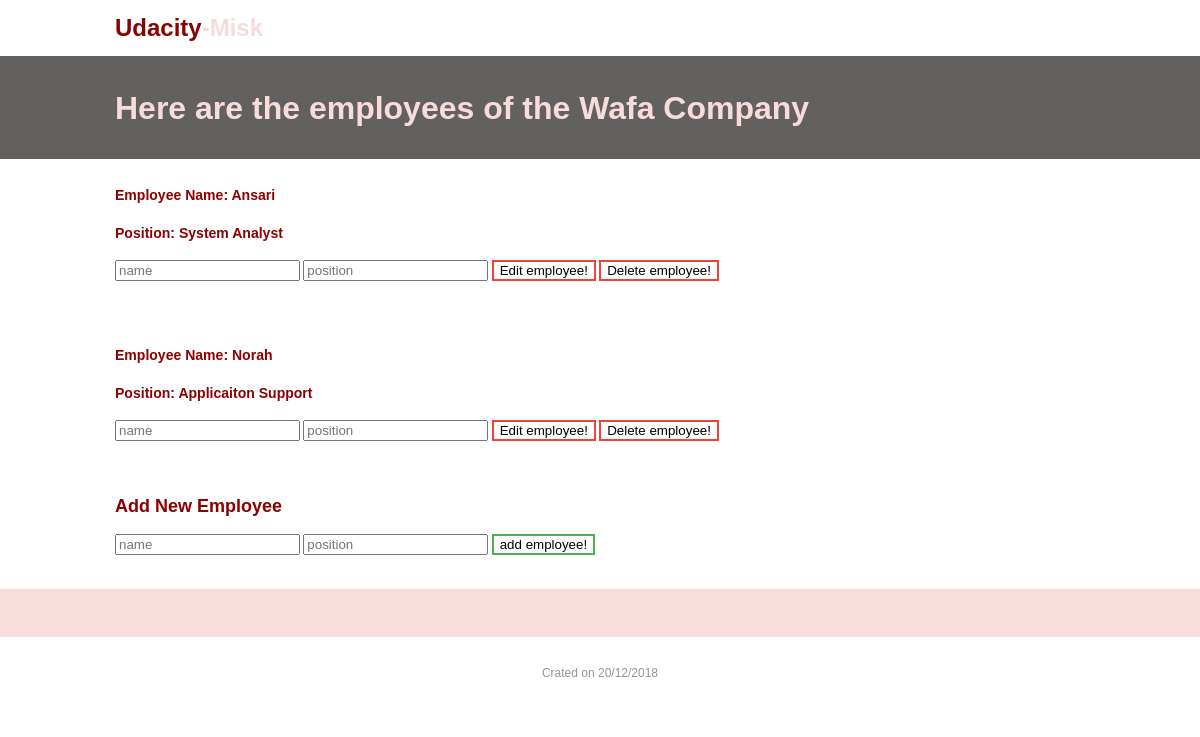
The page /Company/8 on the database its author committed.
### CreateDB.py (models this page shows, shortened)
class Company(Base):
    __tablename__ = 'company'
    id = Column(Integer, primary_key=True)
    name = Column(String(250), nullable=False)

class Employee(Base):
    __tablename__ = 'employee'
    name = Column(String(80), nullable=False)
    id = Column(Integer, primary_key=True)
    position = Column(String(250))
    company_id = Column(Integer, ForeignKey('company.id'))
    company = relationship(Company)
    user_id = Column(Integer, ForeignKey('user.id'))
    user = relationship(User)

### __init__.py (the view)
@app.route('/Company/<int:company_id>', methods=['GET', 'POST'])
def showCompany(company_id):
    company = session.query(Company).filter_by(id=company_id).first()
    employee = session.query(Employee).filter_by(company_id=company_id).all()
    if request.method == 'POST':
        if login_session.get('credentials') is None:  # position
            return redirect(url_for('login'))
        newEmployee = Employee(name=request.form['name'],
                               position=request.form['position'],
                               company_id=company_id,
                               user_id=login_session['user_id'])
        session.add(newEmployee)
        session.commit()
        flash("New employee has been added")
        return redirect(url_for('showCompany', company_id=company_id))
    else:
        return render_template('company.html',
                               company=company,
                               employee=employee)

### templates/company.html (shortened to what this page needs)
<html>
<head>
	<head>
	</head>
<body>
	<div id="page">
		<header id="header">
			<div id="header-inner">
				<div id="logo">
					<h1><a href="/">Udacity<span>-Misk</span></a></h1>
				</div>
			</div>
			<div class="feature">
				<div class="feature-inner">
					<h1>Here are the employees of the {{company.name}}</h1>
				</div>
			</div>
			<a style="font-family:courier; font-size:160%;color:red;">
				{% for i in employee %} </a>
			<div id="content">
				<div id="content-inner">
					<div>
						<h3> <span class="label Name ">Employee Name: </span> {{i.name}}</h3>
						<h3><span class="label Position">Position: </span> {{i.position}}</h3>
						<div class="mdl-grid mdl-shadow--2dp form-grid mdl-color--white margin-top-10">
							<form method='POST' enctype='multipart/form-data' action='{{ url_for('editEmployee',company_id=company.id, employee_id = i.id)}}'>
								<input type='text' name='name' placeholder='name' />
								<input type='text' name='position' placeholder='position' />
								<button class=button1 type='submit'> Edit employee! </button>
								<form method='POST' enctype='multipart/form-data' action='{{ url_for('deleteEmployee',company_id=company.id, employee_id = i.id)}}'>
									<button class=button1 type='submit'> Delete employee! </button>
								</form>
							</form>
						</div>
						{% endfor %}
						<h2> Add New Employee </h2>
						<form method='POST' enctype='multipart/form-data' action='{{ url_for('showCompany',company_id=company.id)}}'>
							<input type='text' name='name' placeholder='name' />
							<input type='text' name='position' placeholder='position' />
							<button class=button2 type='submit'> add employee! </button>
						</form>
</div>
</div>
</header>
</head>
	<div id="footerblurb">
			<div id="footerblurb-inner">
			</div>
			</div>
		<footer id="footer">
			<div id="footer-inner">
				<p>Crated on 20/12/2018</p>
			</div></footer>
</body>
</html>

### templates/company.html (style rules this page uses)
html, #page { padding: 0; margin: 0; }
body { margin: 0; padding: 0; width: 100%; color: #959595; font: normal 12px/2.0em Sans-Serif; }
h1, h2, h3, h4, h5, h6 { color: darkred; }
#logo { padding: 0; width: auto; float: left; }
#logo h1 a, h1 a:hover { color: darkred; text-decoration: none; }
#logo h1 span { color: #f8dbdb; }
#header-inner { margin: 0 auto; padding: 0; width: 970px; }
.feature { background: rgb(99, 96, 96); padding: 18px; }
.feature-inner { margin: auto; width: 970px; }
.feature-inner h1 { color: #f8dbdb; font-size: 32px; }
#content-inner { margin: 0 auto; padding: 10px 0; width: 970px; background: #fff; }
#footerblurb { background: #f8dbdb; color: rgb(99, 96, 96); }
#footerblurb-inner { margin: 0 auto; width: 922px; padding: 24px; }
#footer { background: #fff; }
#footer-inner { margin: auto; text-align: center; padding: 12px; width: 922px; }
.button1 { background-color: white; color: black; border: 2px solid #f44336; }
.button2 { background-color: white; color: black; border: 2px solid #4CAF50; }

### rows shown on the page
Company: name "Wafa Company"
Employee: name "Ansari", position "System Analyst"
Employee: name "Norah", position "Applicaiton Support"
